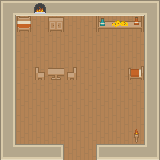

This is a level from a 2D game, rendered from its Tiled map with the project's own tilesets. A one-line summary and the complete map file follow:
An orthogonal 10x10 tile map with 16x16 px tiles, 2 tile layers (BackGround, Objects).

<map version="1.2" tiledversion="1.2.3" orientation="orthogonal" renderorder="right-down" width="10" height="10" tilewidth="16" tileheight="16" infinite="0" nextlayerid="4" nextobjectid="1">
 <tileset firstgid="1" source="TiledStandartRPG.tsx" />
 <layer id="2" name="BackGround" width="10" height="10">
  <data encoding="csv">
701,699,699,699,699,699,699,699,699,702,
757,123,123,123,123,123,123,123,123,757,
757,123,123,123,123,123,123,123,123,757,
757,123,123,123,123,123,123,123,123,757,
757,123,123,123,123,123,123,123,123,757,
757,123,123,123,123,123,123,123,123,757,
757,123,123,123,123,123,123,123,123,757,
757,123,123,123,123,123,123,123,123,757,
757,123,123,123,123,123,123,123,123,757,
758,699,699,700,123,123,698,699,699,759
</data>
 </layer>
 <layer id="3" name="Objects" width="10" height="10">
  <data encoding="csv">
0,0,14,0,0,0,0,0,0,0,
0,187,0,367,0,0,298,242,355,0,
0,0,0,0,0,0,0,0,0,0,
0,0,0,0,0,0,0,0,0,0,
0,0,250,364,251,0,0,0,73,0,
0,0,0,0,0,0,0,0,0,0,
0,0,0,0,0,0,0,0,0,0,
0,0,0,0,0,0,0,0,0,0,
0,0,0,0,0,0,0,0,417,0,
0,0,0,0,0,0,0,0,0,0
</data>
 </layer>
</map>
